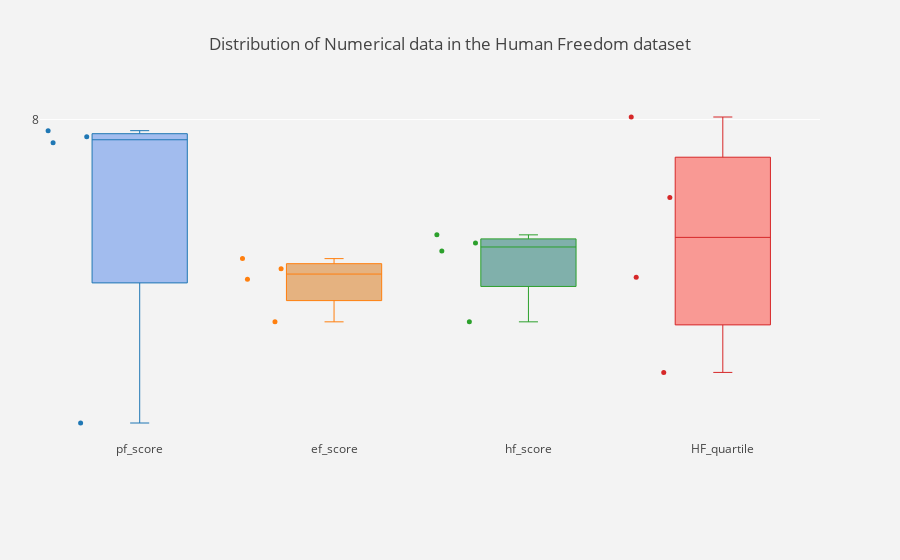

The notebook cell saved with this chart:
### Code cell
from plotly.offline import init_notebook_mode, iplot
from IPython.display import display, HTML


init_notebook_mode(connected=True)
import plotly.graph_objs as go

#select only numerical data from the data frame and check the distribution
df_num = hmn_frdm.select_dtypes(include = ['float64', 'int64'])


x_data = df_num[['pf_score', 'ef_score', 'hf_score', 'HF_quartile']].columns
y_data = df_num[['pf_score', 'ef_score', 'hf_score', 'HF_quartile']].values

colors = ['rgba(83, 134, 234, 0.5)', 'rgba(215, 114, 14, 0.5)', 'rgba(14, 110, 101, 0.5)', 'rgba(255, 65, 54, 0.5)', 'rgba(207, 114, 255, 0.5)', 'rgba(127, 96, 0, 0.5)','rgba(93, 164, 214, 0.5)', 'rgba(255, 144, 14, 0.5)', 'rgba(44, 160, 101, 0.5)', 'rgba(255, 65, 54, 0.5)', 'rgba(207, 114, 255, 0.5)']

traces = []

for xd, yd, cls in zip(x_data, y_data, colors):
        traces.append(go.Box(
            y=yd,
            name=xd,
            boxpoints='all',
            jitter=0.5,
            whiskerwidth=0.2,
            fillcolor=cls,
            marker=dict(
                size=5,
            ),
            line=dict(width=1),
        ))

layout = go.Layout(
    title='Distribution of Numerical data in the Human Freedom dataset',
    yaxis=dict(
        autorange=True,
        showgrid=True,
        zeroline=True,
        dtick=8,
        gridcolor='rgb(255, 255, 255)',
        gridwidth=1,
        zerolinecolor='rgb(255, 255, 255)',
        zerolinewidth=2,
    ),
    margin=dict(
        l=40,
        r=80,
        b=120,
        t=100,
    ),
    paper_bgcolor='rgb(243, 243, 243)',
    plot_bgcolor='rgb(243, 243, 243)',
    showlegend=False
)

fig = go.Figure(data=traces, layout=layout)
iplot(fig)

### Figure 1 — Plotly figure (JSON) as saved in the notebook; plotly's stock layout.template omitted (floating-point values rounded to 4 significant figures)
{"data": [{"boxpoints": "all", "fillcolor": "rgba(83, 134, 234, 0.5)", "jitter": 0.5, "line": {"width": 1}, "marker": {"size": 5}, "name": "pf_score", "type": "box", "uid": "cf3f3f5f-9599-47ac-98aa-6a5dc3f9d538", "whiskerwidth": 0.2, "y": [7.78, 7.54, 7.66, 2]}, {"boxpoints": "all", "fillcolor": "rgba(215, 114, 14, 0.5)", "jitter": 0.5, "line": {"width": 1}, "marker": {"size": 5}, "name": "ef_score", "type": "box", "uid": "3a835ac4-5bef-47ad-a56c-c0263cfb9a0d", "whiskerwidth": 0.2, "y": [5.25, 4.84, 5.05, 4]}, {"boxpoints": "all", "fillcolor": "rgba(14, 110, 101, 0.5)", "jitter": 0.5, "line": {"width": 1}, "marker": {"size": 5}, "name": "hf_score", "type": "box", "uid": "c21c2646-3506-4b9b-800d-00d14bb6366c", "whiskerwidth": 0.2, "y": [5.72, 5.4, 5.56, 4]}, {"boxpoints": "all", "fillcolor": "rgba(255, 65, 54, 0.5)", "jitter": 0.5, "line": {"width": 1}, "marker": {"size": 5}, "name": "HF_quartile", "type": "box", "uid": "d1bfab6e-d195-4425-8faf-0650c1bf79dd", "whiskerwidth": 0.2, "y": [8.05, 4.88, 6.46, 3]}], "layout": {"margin": {"b": 120, "l": 40, "r": 80, "t": 100}, "paper_bgcolor": "rgb(243, 243, 243)", "plot_bgcolor": "rgb(243, 243, 243)", "showlegend": false, "title": {"text": "Distribution of Numerical data in the Human Freedom dataset"}, "yaxis": {"autorange": true, "dtick": 8, "gridcolor": "rgb(255, 255, 255)", "gridwidth": 1, "showgrid": true, "zeroline": true, "zerolinecolor": "rgb(255, 255, 255)", "zerolinewidth": 2}}}
